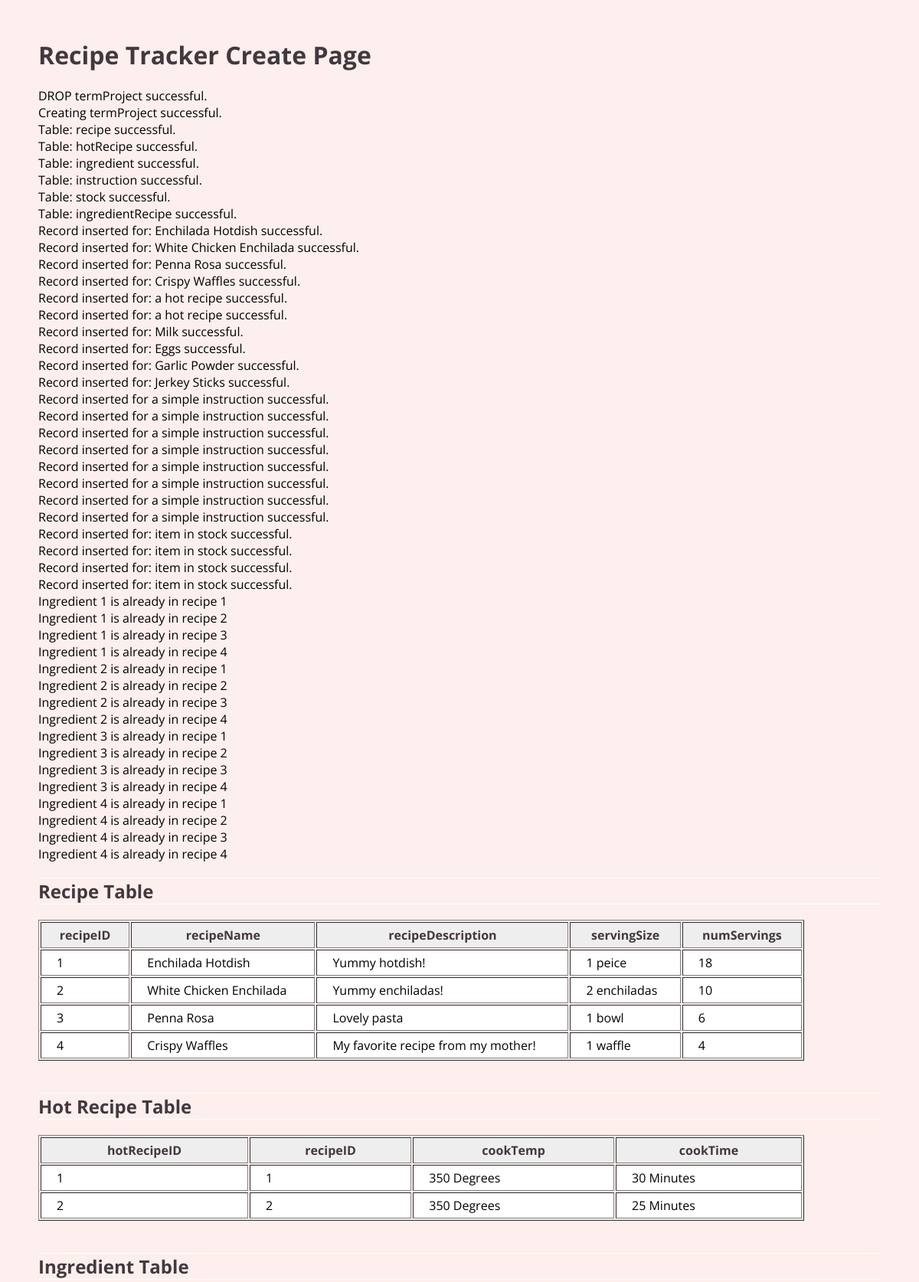
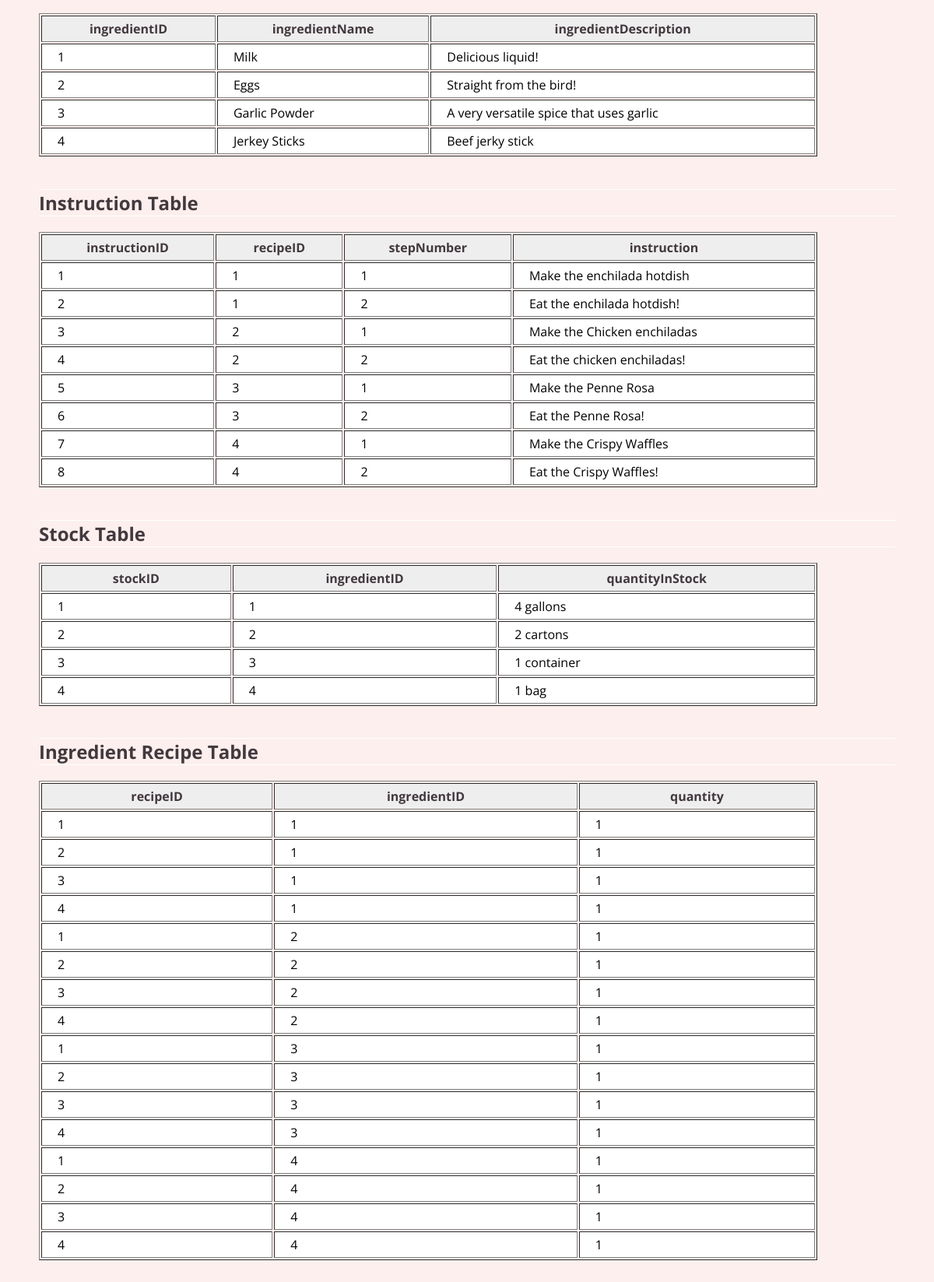
/createDatabase.php, run on the app's committed database (2 pictures, top to bottom).
### tables this page shows
CREATE TABLE `ingredient` (
  `ingredientID` int(6) unsigned NOT NULL AUTO_INCREMENT,
  `ingredientName` varchar(50) NOT NULL,
  `ingredientDescription` text NOT NULL,
  PRIMARY KEY (`ingredientID`)
);

CREATE TABLE `recipe` (
  `recipeID` int(6) unsigned NOT NULL AUTO_INCREMENT,
  `recipeName` varchar(50) NOT NULL,
  `recipeDescription` text NOT NULL,
  `servingSize` varchar(25) DEFAULT NULL,
  `numServings` smallint(3) DEFAULT NULL,
  PRIMARY KEY (`recipeID`)
);

CREATE TABLE `hotrecipe` (
  `hotRecipeID` int(6) unsigned NOT NULL AUTO_INCREMENT,
  `recipeID` int(6) NOT NULL,
  `cookTemp` varchar(25) NOT NULL,
  `cookTime` varchar(25) NOT NULL,
  PRIMARY KEY (`hotRecipeID`)
);

CREATE TABLE `instruction` (
  `instructionID` int(6) unsigned NOT NULL AUTO_INCREMENT,
  `recipeID` int(6) NOT NULL,
  `stepNumber` smallint(3) NOT NULL,
  `instruction` text NOT NULL,
  PRIMARY KEY (`instructionID`)
);

CREATE TABLE `stock` (
  `stockID` int(6) unsigned NOT NULL AUTO_INCREMENT,
  `ingredientID` int(6) NOT NULL,
  `quantityInStock` varchar(25) NOT NULL,
  PRIMARY KEY (`stockID`)
);

CREATE TABLE `ingredientrecipe` (
  `recipeID` int(6) NOT NULL,
  `ingredientID` int(6) NOT NULL,
  `quantity` smallint(3) DEFAULT NULL
);

### createDatabase.php (the view, shortened to what this page needs)
<!DOCTYPE html>
<html land="en">
<head>
<link rel="stylesheet" contect="text/css" href="css/createDatabaseStyle.css">
</head>
<body>
  <h1>Recipe Tracker Create Page</h1>
  <?PHP
  $conn = NULL;
  $sql = "DROP DATABASE IF EXISTS " . DATABASE_NAME;
  runQuery($sql, "DROP " . DATABASE_NAME, true);
  $conn->select_db(DATABASE_NAME);
  $recipeArray = array(
    array("Enchilada Hotdish", "Yummy hotdish!", "1 peice", 18),
    array("White Chicken Enchilada", "Yummy enchiladas!", "2 enchiladas", 10),
    array("Penna Rosa", "Lovely pasta", "1 bowl", 6),
    array("Crispy Waffles", "My favorite recipe from my mother!", "1 waffle", 4)
  );
  foreach($recipeArray as $recipe) {
    $sql = "INSERT INTO recipe (recipeName, recipeDescription, servingSize, numServings) "
      . "VALUES ('" . $recipe[0] . "', '"
      . $recipe[1] . "', '"
      . $recipe[2] . "', '"
      . $recipe[3] . "')";
    runQuery($sql, "Record inserted for: " . $recipe[0], true);
  }
  $hotRecipeArray = array(
    array(1, "350 Degrees", "30 Minutes"),
    array(2, "350 Degrees", "25 Minutes")
  );
  foreach($hotRecipeArray as $hotRecipe) {
    $sql = "INSERT INTO hotRecipe (recipeID, cookTemp, cookTime) "
      . "VALUES ('" . $hotRecipe[0] . "', '"
      . $hotRecipe[1] . "', '"
      . $hotRecipe[2] . "')";
    runQuery($sql, "Record inserted for: a hot recipe", true);
  }
  $ingredientArray = array(
    array("Milk", "Delicious liquid!"),
    array("Eggs", "Straight from the bird!"),
    array("Garlic Powder", "A very versatile spice that uses garlic"),
    array("Jerkey Sticks", "Beef jerky stick")
  );
  foreach($ingredientArray as $ingredient) {
    $sql = "INSERT INTO ingredient (ingredientName, ingredientDescription) "
      . "VALUES ('" . $ingredient[0] . "', '"
      . $ingredient[1] . "')";
    runQuery($sql, "Record inserted for: " . $ingredient[0], true);
  }
  $instructionArray = array(
    array(1, 1, "Make the enchilada hotdish"),
    array(1, 2, "Eat the enchilada hotdish!"),
    array(2, 1, "Make the Chicken enchiladas"),
    array(2, 2, "Eat the chicken enchiladas!"),
    array(3, 1, "Make the Penne Rosa"),
    array(3, 2, "Eat the Penne Rosa!"),
    array(4, 1, "Make the Crispy Waffles"),
    array(4, 2, "Eat the Crispy Waffles!")
  );
  foreach($instructionArray as $instruction) {
    $sql = "INSERT INTO instruction (recipeID, stepNumber, instruction) "
      . "VALUES ('" . $instruction[0] . "', '"
      . $instruction[1] . "', '"
      . $instruction[2] . "')";
    runQuery($sql, "Record inserted for a simple instruction", true);
  }
  $stockArray = array(
    array(1, "4 gallons"),
    array(2, "2 cartons"),
    array(3, "1 container"),
    array(4, "1 bag")
  );
  foreach($stockArray as $stock) {
    $sql = "INSERT INTO stock (ingredientID, quantityInStock) "
      . "VALUES ('" . $stock[0] . "', '"
      . $stock[1] . "')";
    runQuery($sql, "Record inserted for: item in stock", true);
  }
  foreach($ingredientArray as $ingredient) {
    buildIngredientRecipe($ingredient[0], $recipeArray[0][0], "1");
    buildIngredientRecipe($ingredient[0], $recipeArray[1][0], "1");
    buildIngredientRecipe($ingredient[0], $recipeArray[2][0], "1");
    buildIngredientRecipe($ingredient[0], $recipeArray[3][0], "1");
  }
  echo "<h2>Recipe Table</h2>";
  $sql = "SELECT * FROM recipe";
  $result = $conn->query($sql);
  displayResult($result, $sql);
  echo "<br />";
  echo "<h2>Hot Recipe Table</h2>";
  $sql = "SELECT * FROM hotRecipe";
  $result= $conn->query($sql);
  echo "<br />";
  echo "<h2>Ingredient Table</h2>";
  $sql = "SELECT * FROM ingredient";
  $result = $conn->query($sql);
  echo "<br />";
  echo "<h2>Instruction Table</h2>";
  $sql = "SELECT * FROM instruction";
  $result = $conn->query($sql);
  echo "<br />";
  echo "<h2>Stock Table</h2>";
  $sql = "SELECT * FROM stock";
  $result = $conn->query($sql);
  echo "<br />";
  echo "<h2>Ingredient Recipe Table</h2>";
  $sql = "SELECT * FROM ingredientRecipe";
  $result = $conn->query($sql);
  echo "<br />";
  function buildIngredientRecipe($ingredientName, $recipeName, $quantity) {
    global $conn;
    $sql = "SELECT ingredientID FROM ingredient WHERE ingredientName='" . $ingredientName . "'";
    $result = $conn->query($sql);
    $record = $result->fetch_assoc();
    $ingredientID = $record['ingredientID'];
    $sql = "SELECT recipeID FROM recipe WHERE recipeName='" . $recipeName . "'";
    $result = $conn->query($sql);
    $record = $result->fetch_assoc();
    $recipeID = $record['recipeID'];
    $sql = "SELECT recipeID FROM ingredientRecipe WHERE recipeID = " . $recipeID
      . " AND ingredientID = " . $ingredientID;
    if ($result = $conn->query($sql)) {
    $rowCount = $result->num_rows;
    if($rowCount > 0) {
      echo "Ingredient " . $ingredientID
      . " is already in recipe "
      . $recipeID . "<br />";
    } else {
        $sql = "INSERT INTO ingredientRecipe (recipeID, ingredientID, quantity)
          VALUES ('" . $recipeID . "', '" . $ingredientID . "', '" . $quantity . "')";
        runQuery($sql, "Insert ingredient " . $ingredientID . " into recipe " . $recipeID, true);
    }
    }
  }
  function displayResult($result, $sql) {
    if ($result->num_rows > 0) {
      echo "<table border='1'>\n";
      $heading = $result->fetch_assoc( );
      echo "<tr>\n";
      foreach($heading as $key=>$value){
        echo "<th>" . $key . "</th>\n";
      }
      echo "</tr>\n";
      echo "<tr>\n";
      foreach($heading as $key=>$value){
        echo "<td>" . $value . "</td>\n";
      }
      while($row = $result->fetch_assoc()) {
        echo "<tr>\n";
        foreach($row as $key=>$value) {
          echo "<td>" . $value . "</td>\n";
        }
        echo "</tr>\n";
      }
      echo "</table>\n";
    } else {
        echo "<strong>zero results using SQL: </strong>" . $sql;
    }
  }
  function runQuery($sql, $msg, $echoSuccess) {
    global $conn;
    if($conn->query($sql) === TRUE) {
      if($echoSuccess) {
        echo $msg . " successful.<br />";
      }
    } else {
        echo "<strong>Error when: " . $msg . "</strong> using SQL: " . $sql . "<br />" . $conn->error;
      }
    }
  ?>
</body>
</html>

### css/createDatabaseStyle.css (style rules this page uses)
body { background: #FCEFED; margin: 50px; font-size: 16px; font-family: 'Open Sans', sans-serif; }
h1 { color: #42383E; }
h2, h3 { color: #42383E; border-top: white 1px solid; border-bottom: white 1px solid; }
table { width: 100%; max-width: 1000px; }
td, th { padding: 5px 20px; background: white; color: black; }
th { background: #EEE; color: #42383E; }

### data on the page
ingredient: ingredientID "1 1 1 1", ingredientID "1", ingredientName "Milk", ingredientDescription "Delicious liquid!"
recipe: recipeID "1", recipeName "Enchilada Hotdish", recipeDescription "Yummy hotdish!", servingSize "1 peice", numServings "18"
recipe: recipeID "2", recipeName "White Chicken Enchilada", recipeDescription "Yummy enchiladas!", servingSize "2 enchiladas", numServings "10"
recipe: recipeID "3", recipeName "Penna Rosa", recipeDescription "Lovely pasta", servingSize "1 bowl", numServings "6"
recipe: recipeID "4", recipeName "Crispy Waffles", recipeDescription "My favorite recipe from my mother!", servingSize "1 waffle", numServings "4"
ingredient: ingredientID "2 2 2 2", ingredientID "2", ingredientName "Eggs", ingredientDescription "Straight from the bird!"
ingredient: ingredientID "3 3 3 3", ingredientID "3", ingredientName "Garlic Powder", ingredientDescription "A very versatile spice that uses garlic"
ingredient: ingredientID "4 4 4 4", ingredientID "4", ingredientName "Jerkey Sticks", ingredientDescription "Beef jerky stick"
hotrecipe: hotRecipeID "1", recipeID "1", cookTemp "350 Degrees", cookTime "30 Minutes"
hotrecipe: hotRecipeID "2", recipeID "2", cookTemp "350 Degrees", cookTime "25 Minutes"
instruction: instructionID "1", recipeID "1", stepNumber "1", instruction "Make the enchilada hotdish"
instruction: instructionID "2", recipeID "1", stepNumber "2", instruction "Eat the enchilada hotdish!"
instruction: instructionID "3", recipeID "2", stepNumber "1", instruction "Make the Chicken enchiladas"
instruction: instructionID "4", recipeID "2", stepNumber "2", instruction "Eat the chicken enchiladas!"
instruction: instructionID "5", recipeID "3", stepNumber "1", instruction "Make the Penne Rosa"
instruction: instructionID "6", recipeID "3", stepNumber "2", instruction "Eat the Penne Rosa!"
instruction: instructionID "7", recipeID "4", stepNumber "1", instruction "Make the Crispy Waffles"
instruction: instructionID "8", recipeID "4", stepNumber "2", instruction "Eat the Crispy Waffles!"
stock: stockID "1", ingredientID "1", quantityInStock "4 gallons"
stock: stockID "2", ingredientID "2", quantityInStock "2 cartons"
stock: stockID "3", ingredientID "3", quantityInStock "1 container"
stock: stockID "4", ingredientID "4", quantityInStock "1 bag"
ingredientrecipe: recipeID "1", ingredientID "1", quantity "1"
ingredientrecipe: recipeID "2", ingredientID "1", quantity "1"
ingredientrecipe: recipeID "3", ingredientID "1", quantity "1"
ingredientrecipe: recipeID "4", ingredientID "1", quantity "1"
ingredientrecipe: recipeID "1", ingredientID "2", quantity "1"
ingredientrecipe: recipeID "2", ingredientID "2", quantity "1"
ingredientrecipe: recipeID "3", ingredientID "2", quantity "1"
ingredientrecipe: recipeID "4", ingredientID "2", quantity "1"
ingredientrecipe: recipeID "1", ingredientID "3", quantity "1"
ingredientrecipe: recipeID "2", ingredientID "3", quantity "1"
ingredientrecipe: recipeID "3", ingredientID "3", quantity "1"
ingredientrecipe: recipeID "4", ingredientID "3", quantity "1"
ingredientrecipe: recipeID "1", ingredientID "4", quantity "1"
ingredientrecipe: recipeID "2", ingredientID "4", quantity "1"
ingredientrecipe: recipeID "3", ingredientID "4", quantity "1"
ingredientrecipe: recipeID "4", ingredientID "4", quantity "1"

### other printed values
$msg "DROP termProject Creating termProject Table: recipe Table: hotRecipe Table: ingredient Table: instruction Table: stock Table: ingredientRecipe"
$msg "Record inserted for: Enchilada Hotdish"
$msg "Record inserted for: White Chicken Enchilada"
$msg "Record inserted for: Penna Rosa"
$msg "Record inserted for: Crispy Waffles"
$msg "Record inserted for: a hot recipe"
$msg "Record inserted for: Milk"
$msg "Record inserted for: Eggs"
$msg "Record inserted for: Garlic Powder"
$msg "Record inserted for: Jerkey Sticks"
$msg "Record inserted for a simple instruction"
$msg "Record inserted for: item in stock"
$key "recipeID"
$key "recipeName"
$key "recipeDescription"
